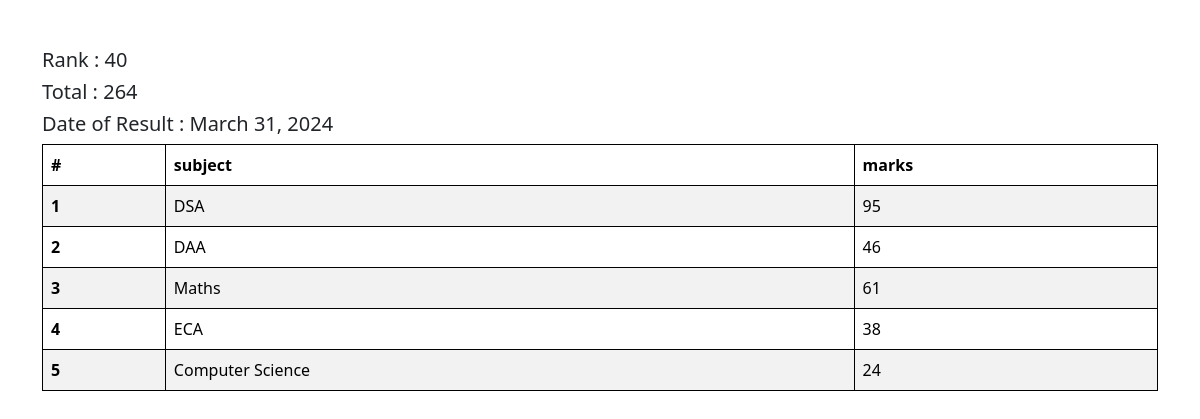
The page /see_marks/STU-0510 on the database its author committed.
### accounts/models.py (models this page shows, shortened)
class StudentMarks(models.Model):
    student = models.ForeignKey(
        Student, related_name="studentmarks", on_delete=models.CASCADE
    )
    subject = models.ForeignKey(Subject, on_delete=models.CASCADE)
    marks = models.IntegerField()
    class Meta:
        unique_together = ["student", "subject"]

class ReportCard(models.Model):
    student = models.ForeignKey(
        Student, related_name="studentreportcard", on_delete=models.CASCADE
    )
    student_rank = models.IntegerField()
    date = models.DateField(auto_now_add=True)
    class Meta:
        unique_together = ["student_rank", "date"]

class Subject(models.Model):
    subject_name = models.CharField(max_length=100)

### veggie/models.py (models this page shows, shortened)
class Student(models.Model):
    department = models.ForeignKey(
        Department, related_name="depart", on_delete=models.CASCADE
    )
    student_id = models.OneToOneField(
        StudentID, related_name="studentid", on_delete=models.CASCADE
    )
    student_name = models.CharField(max_length=100)
    student_email = models.EmailField(unique=True)
    student_age = models.IntegerField(default=18)
    student_address = models.TextField()
    is_deleted = models.BooleanField(default=False)
    objects = StudentManager()
    admin_objects = models.Manager()
    class Meta:
        ordering = ["student_name"]
        verbose_name = "student"

### accounts/views.py (the view)
# urls.py: path("see_marks/<student_id>", see_marks, name="marks"),
def see_marks(request, student_id):
    query_set = StudentMarks.objects.filter(student__student_id__student_id=student_id)
    ranks = Student.objects.annotate(marks=Sum("studentmarks__marks")).order_by(
        "-marks"
    )
    total_marks = query_set.aggregate(total_marks=Sum("marks"))
    return render(
        request,
        "report/marks.html",
        {
            "query_set": query_set,
            "total_marks": total_marks,
        },
    )

### veggie/models.py (called while the page is built)
    def get_queryset(self) -> models.QuerySet:
        return super().get_queryset().filter(is_deleted=False)

### accounts/templates/report/marks.html (shortened to what this page needs)
<!DOCTYPE html>
<html lang="en">
<head>
    <link href="https://cdn.jsdelivr.net/npm/bootstrap@5.3.3/dist/css/bootstrap.min.css" rel="stylesheet">
</head>
<body>
    <div class='container mt-5'>
        <h5>Rank : {{query_set.first.student.studentreportcard.first.student_rank}} </h5>
        <h5>Total : {{total_marks.total_marks}}</h5>
        <h5>Date of Result : {{query_set.first.student.studentreportcard.first.date}}</h5>
      <table class="table table-striped">
        <thead>
            <tr>
              <th scope="col">#</th>
              <th scope="col">subject</th>
              <th scope="col">marks</th>
            </tr>
          </thead>
        <tbody>
            {% for marks in query_set %}
          <tr>
            <th scope="row">{{forloop.counter}}</th>
            <td>{{marks.subject.subject_name}}</td>
            <td>{{marks.marks}}</td>
          </tr>
          {% endfor %}
        </tbody>
      </table>
    </div>
</body>
</html>

### accounts/templates/report/marks.html (style rules this page uses)
table, th, td { border: 1px solid; }

### rows shown on the page
StudentMarks: first.student.studentreportcard.first.student_rank "40", first.student.studentreportcard.first "March 31, 2024", subject.subject_name "DSA", marks "95"
StudentMarks: subject.subject_name "DAA", marks "46"
StudentMarks: subject.subject_name "Maths", marks "61"
StudentMarks: subject.subject_name "ECA", marks "38"
StudentMarks: subject.subject_name "Computer Science", marks "24"

### other values the page prints
{{ total_marks.total_marks }} "264"
